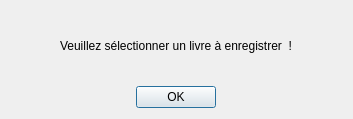
<?xml version="1.0" encoding="UTF-8"?>
<ui version="4.0">
 <class>CustomMessageDialog</class>
 <widget class="QDialog" name="CustomMessageDialog">
  <property name="geometry">
   <rect>
    <x>0</x>
    <y>0</y>
    <width>353</width>
    <height>119</height>
   </rect>
  </property>
  <property name="windowTitle">
   <string>Erreur</string>
  </property>
  <layout class="QVBoxLayout" name="verticalLayout">
   <item alignment="Qt::AlignHCenter">
    <widget class="QLabel" name="label">
     <property name="text">
      <string>Veuillez sélectionner un livre à enregistrer  !</string>
     </property>
    </widget>
   </item>
   <item alignment="Qt::AlignHCenter">
    <widget class="QPushButton" name="ok_button">
     <property name="text">
      <string>OK</string>
     </property>
    </widget>
   </item>
  </layout>
 </widget>
 <resources/>
 <connections/>
</ui>
